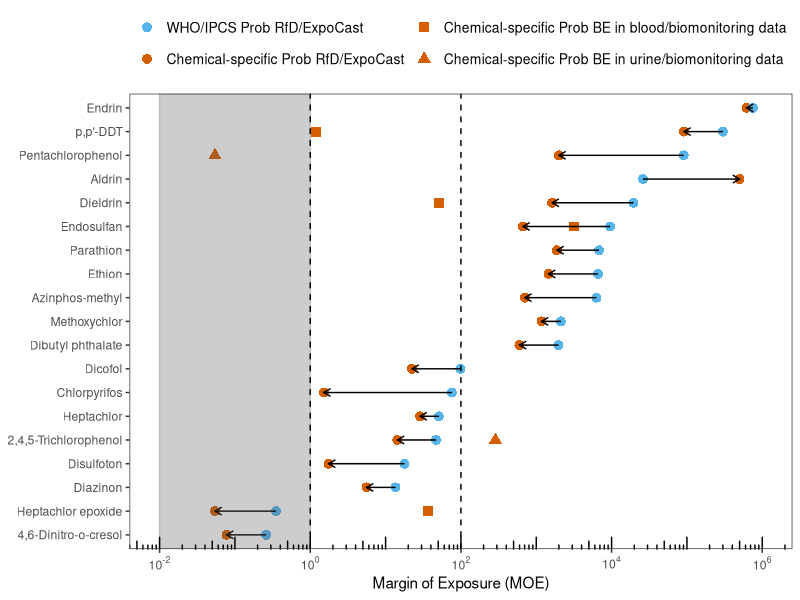
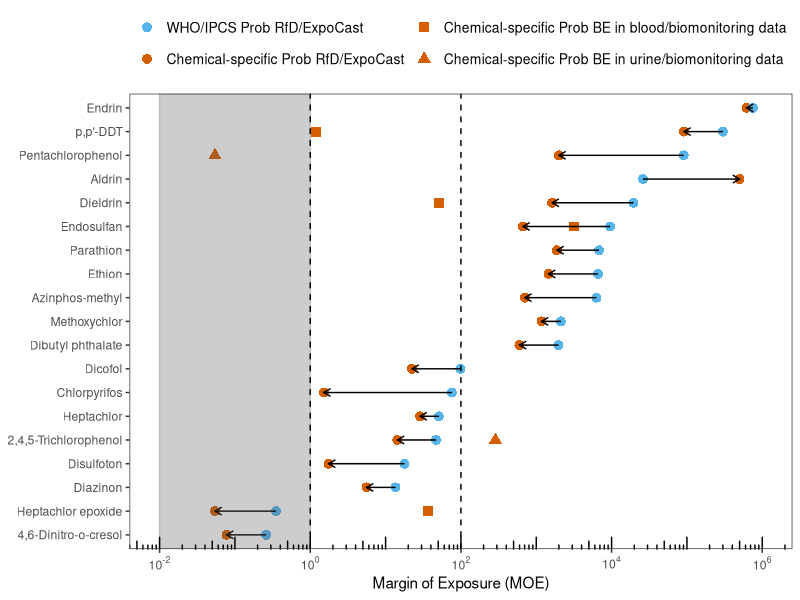

Write the R code that produced these figures, in order.
library(dplyr)
library(ggplot2)
library(ggpubr)

expo <- read.csv("expocast upper bound.csv")

##HDMI uncertainty
who.hdmi.quan <- read.csv("WHO approximate HDMI quantile.csv")
cs.hdmi.quan <- read.csv("HDMI quantile.csv")

who.hdmi.quan$name <- "WHO/IPCS"
cs.hdmi.quan$name <- "chemical-specific"

hdmi.quan.bind <- merge(cs.hdmi.quan, who.hdmi.quan, by="CAS")
hdmi.quan.bind.df <- hdmi.quan.bind[-c(5,7,17,18,23,26),]
cs.hdmi.quan.df <- data.frame(CAS=hdmi.quan.bind.df$CAS, endpoint=hdmi.quan.bind.df$endpoint.x,
                              probRfD=hdmi.quan.bind.df$X5..x, name=hdmi.quan.bind.df$name.x)
cs.hdmi.expo <- merge(cs.hdmi.quan.df, expo, by="CAS")
cs.hdmi.expo$MOE <- with(cs.hdmi.expo, probRfD/expocast)
cs.hdmi.expo.df <- cs.hdmi.expo %>% group_by(CAS) %>% slice(which.min(probRfD))

who.hdmi.quan.df <- data.frame(CAS=hdmi.quan.bind.df$CAS, endpoint=hdmi.quan.bind.df$endpoint.x,
                              probRfD=hdmi.quan.bind.df$X5..y, name=hdmi.quan.bind.df$name.y)
who.hdmi.expo <- merge(who.hdmi.quan.df, expo, by="CAS")
who.hdmi.expo$MOE <- with(who.hdmi.expo, probRfD/expocast)
who.hdmi.expo.df <- who.hdmi.expo %>% group_by(CAS) %>% slice(which.min(probRfD))

hdmi.expo <- rbind(cs.hdmi.expo.df, who.hdmi.expo.df)
hdmi.expo$reorder <- hdmi.expo$MOE
hdmi.expo[1:19,8] <- hdmi.expo[20:38, 8]

##biomonitoring data MOE
bio.data <- read.csv("bimonitoring data.csv")
be_b.quan <- read.csv("BEMI blood quantile.csv")
be_b.quan.df <- be_b.quan %>% group_by(CAS) %>% slice(which.min(X5.))

be_u.quan <- read.csv("BEMI urine quantile.csv")
be_u.quan.df <- be_u.quan %>% group_by(CAS) %>% slice(which.min(X5.))

bio.be_b <- merge(bio.data[1:4,], be_b.quan.df, by="CAS")
bio.be_u <- merge(bio.data[5:6,], be_u.quan.df, by="CAS")

bio.be_b$MOE <- with(bio.be_b, X5./biomonitoring.value)
bio.be_u$MOE <- with(bio.be_u, X5./biomonitoring.value)

bio.be_b$name <- "BE blood"
bio.be_u$name <- "BE urine"
bio.bind <- rbind(bio.be_b, bio.be_u)

moe.plot <- ggplot()+
  geom_point(data=hdmi.expo, aes(x=MOE, y=reorder(Chemical, reorder), color=name, shape=name), size=3)+
  geom_point(data=bio.bind, aes(x=MOE, y=Chemical, color=name, shape=name), size=3)+
  geom_segment(aes(x =who.hdmi.expo.df$MOE , y = who.hdmi.expo.df$Chemical, xend = cs.hdmi.expo.df$MOE, yend = cs.hdmi.expo.df$Chemical),
               arrow = arrow(length = unit(0.2, "cm")))+
  geom_rect(aes(xmin = 1e-02, xmax = 1, ymin = -Inf, ymax = Inf), color="gray", alpha=0.3)+
  geom_vline(xintercept=1, color="black", linetype="dashed")+
  geom_vline(xintercept=100, color="black", linetype="dashed")+
  scale_x_log10(limits=c(1e-02,1e+06),
                breaks = scales::trans_breaks("log10", function(x) 10^x),
                labels = scales::trans_format("log10", scales::math_format(10^.x)))+
  theme_bw()+
  theme(axis.title.y = element_blank(), 
        legend.title = element_blank(), legend.position = "top", legend.text = element_text(size = 10),
        panel.grid.major = element_blank(), panel.grid.minor = element_blank())+
  xlab("Margin of Exposure (MOE)")+
  scale_color_manual(name="MOE",
                     breaks=c("WHO/IPCS","chemical-specific","BE blood","BE urine"),
                     labels=c("WHO/IPCS Prob RfD/ExpoCast","Chemical-specific Prob RfD/ExpoCast", 
                              "Chemical-specific Prob BE in blood/biomonitoring data", 
                              "Chemical-specific Prob BE in urine/biomonitoring data"),
                     values=c(`WHO/IPCS`="#56B4E9",`chemical-specific`="#D55E00",`BE blood`="#D55E00",`BE urine`="#D55E00"))+
  scale_shape_manual(name="MOE",
                     breaks=c("WHO/IPCS","chemical-specific","BE blood","BE urine"),
                     labels=c("WHO/IPCS Prob RfD/ExpoCast","Chemical-specific Prob RfD/ExpoCast", 
                              "Chemical-specific Prob BE in blood/biomonitoring data", 
                              "Chemical-specific Prob BE in urine/biomonitoring data"),
                     values=c(`WHO/IPCS`=16,`chemical-specific`=16,`BE blood`=15,`BE urine`=17))+
  guides(color = guide_legend(nrow = 2))+# Split the legend into 2 rows
  annotation_logticks(sides="b")
print(moe.plot)
ggsave(moe.plot, file="MOE plot.pdf", width=10, height=8, path="Plot output", scale=0.8)